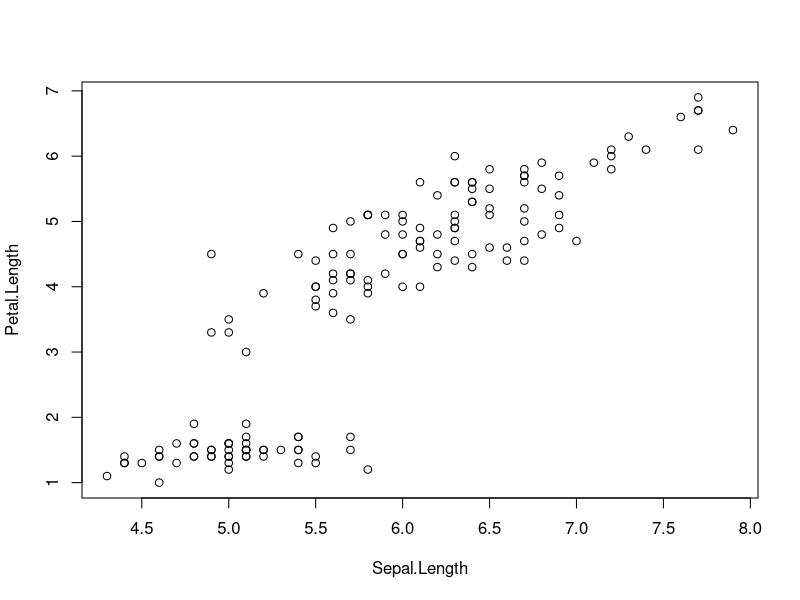
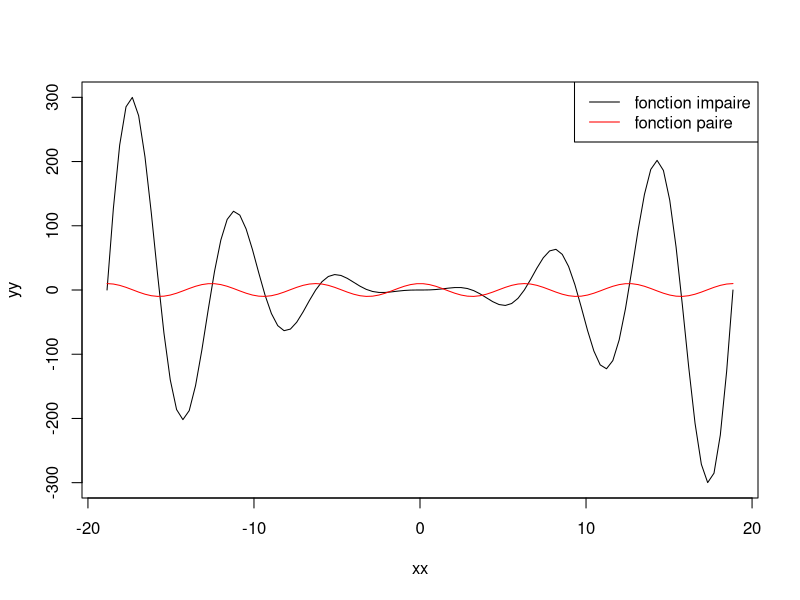
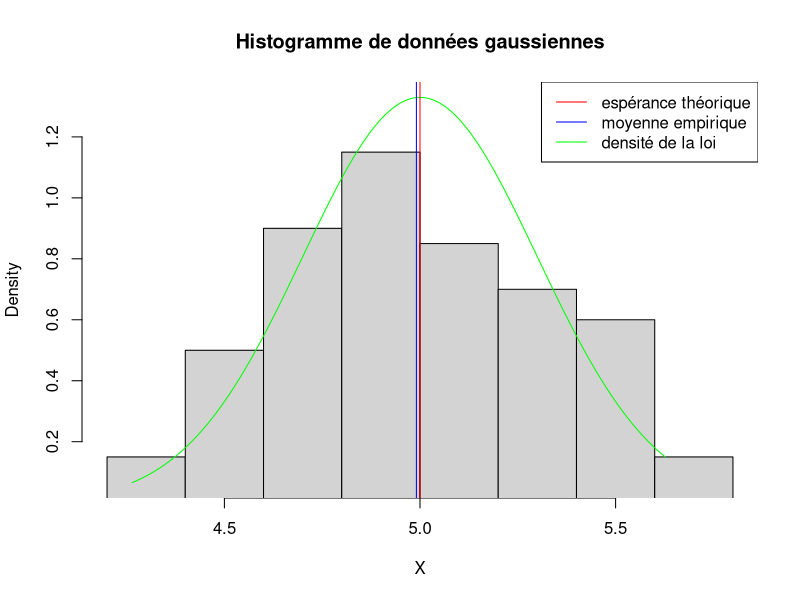
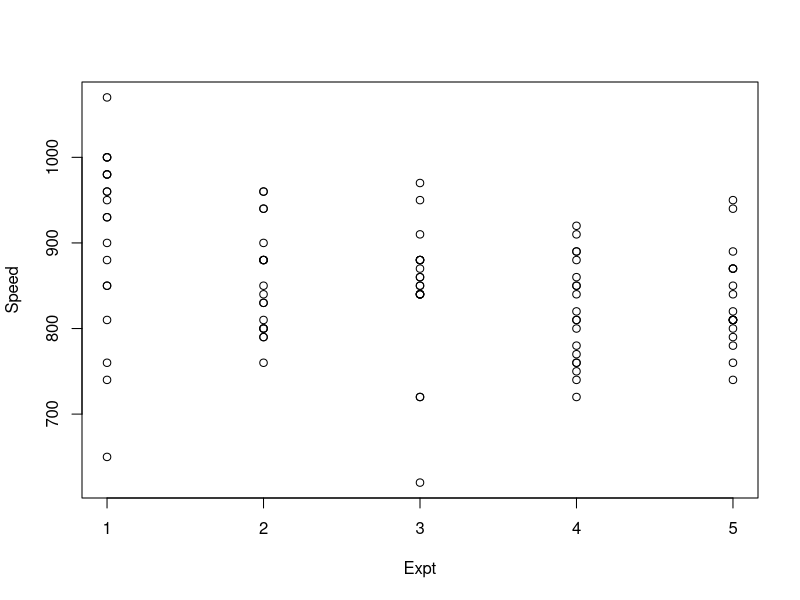

Write R code to recreate these figures, in order.
## ---- chunk 1
1 + 1
## ---- chunk 2
data("iris")
## ---- chunk 3
dim(iris) ; names(iris)
names(iris)[1]
## ---- chunk 4
i = 1
j = 3
plot(iris[,i],iris[,j],xlab = names(iris)[i],ylab = names(iris)[j])
## ---- chunk 5
?dnorm
## ---- chunk 6
a = 3 ; b <- 6 ; x = a * b
x
## ---- chunk 7
X = c(2, 3, 0, 2.5)
## ---- chunk 8
X 
## ---- chunk 9
2 * X; X + X ; X^2 ; X+10;
## ---- chunk 10
ABSC = seq(-1, 1, length.out=11)
ABSC
## ---- chunk 11
ABSC[1] ; ABSC[3] ; ABSC[3:5]
## ---- chunk 12
X ; X[1] = 42 ; X; X[1:3] = c(98,99,100); X
## ---- chunk 13
mean(ABSC) ## moyenne empirique
sd(ABSC) ## écart type empirique
var(ABSC) ## variance empirique
min(ABSC); max(ABSC)
## ---- chunk 14
res=1
for(i in 0 : 9)  
  {
    res = res *(2*i+1)
  } 
res
## ---- chunk 15
?distribution
## ---- chunk 16
set.seed(2) ## pour la reproductibilité des résultats

X = rnorm(n = 100, mean = 5, sd = 0.3) ## échantillon de données gaussiennes de: 
##taille n, 
## moyenne 5
## écart type 0.3.
## ---- chunk 17
xx = seq(-6 * pi, 6* pi, length.out = 100) ## la grille d'abscisses
yy= sin(xx)*xx^2  ## la fonction à tracer, évaluée sur la grille.

plot(xx, yy  , type = "l") ## ouvre une fenetre graphique. 
##NB: Si vous supprimez l'argument "type = 'l' ", vous aurez des points à la place de la ligne pleine. 
lines(xx, 10 * cos(xx), col="red") ## pour rajouter une courbe à une figure existante:
##  commande 'lines'.

## Rajouter une légende
legend("topright", ## position de la légende
       legend = c("fonction impaire", "fonction paire"), ## texte de la légende
       lty=1,## pour avoir des lignes
       col=c("black","red") ## le code couleur
       ) 
## ---- chunk 18
ABSC = seq(min(X),max(X),length.out=100)  
## Crée une "grille" de taille 100, de même plage que les données X. 
DENSITY = dnorm(ABSC, mean = 5, sd = 0.3) 
## densité de la loi gaussienne évaluée sur la grille 

hist(X, ## premier argument: les données dont on veut l'histogramme. 
     probability=TRUE, ## pour une échelle en fréquence,
                       ## pas en nombre de points dans chaque case
     main="Histogramme de données gaussiennes", ## le titre
     ylim=range(DENSITY) ## optionnel: régler l'étendue de l'axe vertical
     ) 
lines(x = ABSC, y = DENSITY, col="green") 
abline(v=mean(X), col="blue")
abline(v = 5, col="red")
legend("topright",
       legend =c("espérance théorique",  "moyenne empirique", "densité de la loi"),  
       lty=1, ## pour avoir des traits pleins
       col=c("red", "blue","green"))
## ---- chunk 19
?runif
## ---- chunk 20
?cumsum
?plot
?abline
## ---- chunk 21
?line
## ---- chunk 22
?distribution
## ---- chunk 23
?sum
?hist
# Utiliser l'option probability=TRUE
## ---- chunk 24
?dnorm
?lines
## ---- chunk 25
?datasets
?morley
v=morley
## ---- chunk 26
plot(v[c(1,3)])
## ---- chunk 27
?matrix
?boxplot
## ---- chunk 28
?plot
?lines
?legend
## ---- chunk 29
?subset
# You may use p=data.matrix(p) to convert a list into array
?hist
